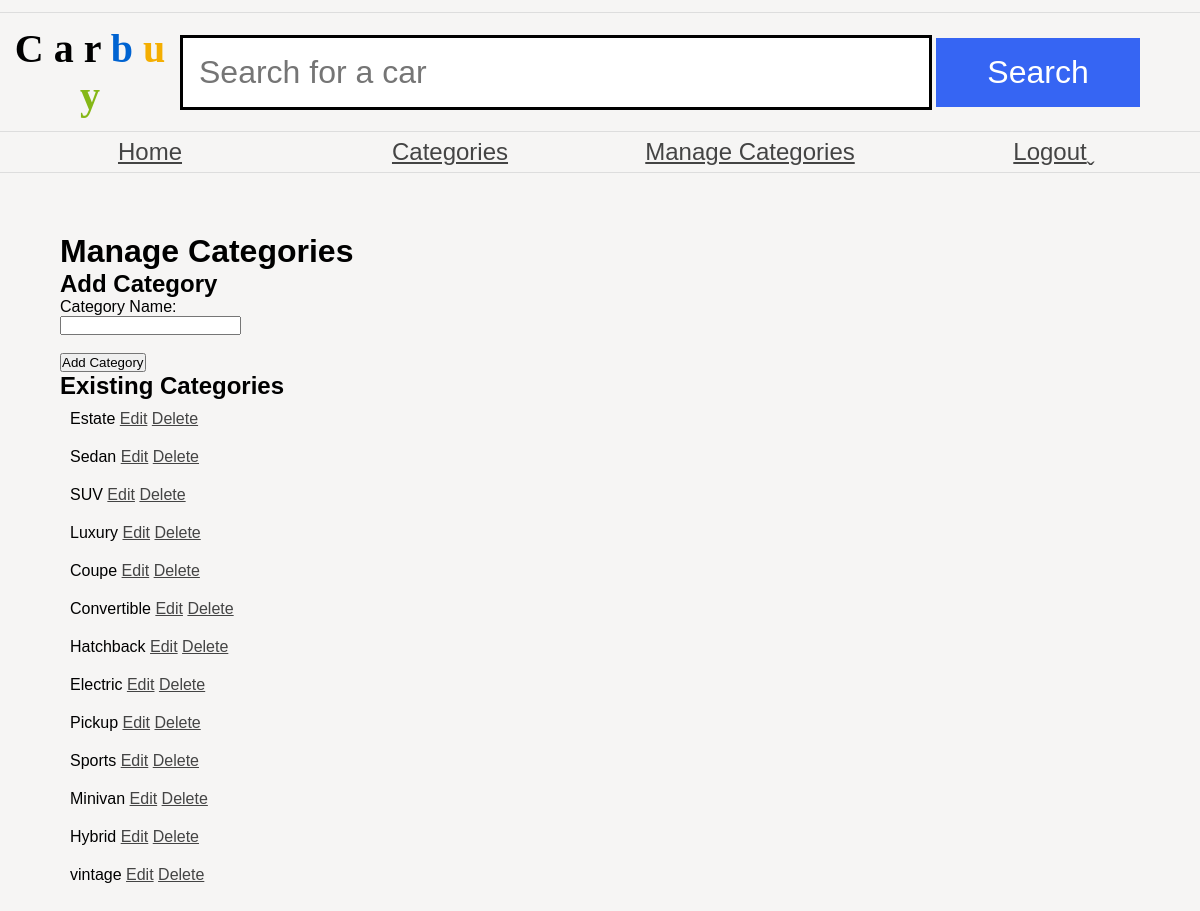
The app's page /adminCategories.php (signed in) with its own data.
### tables this page shows
CREATE TABLE `category` (
  `id` int NOT NULL AUTO_INCREMENT,
  `name` varchar(50) NOT NULL,
  PRIMARY KEY (`id`)
);

### public/adminCategories.php (the view, shortened to what this page needs)
<?php
try {
    $pdo = new PDO("mysql:host=db;dbname=assignment1", "user", "password");
    $pdo->setAttribute(PDO::ATTR_ERRMODE, PDO::ERRMODE_EXCEPTION);
} catch (PDOException $e) {
    die("Connection failed: " . $e->getMessage());
}
$editCategory = null;
$stmt = $pdo->query("SELECT * FROM category");
$categories = $stmt->fetchAll(PDO::FETCH_ASSOC);
include 'header.php';
?>
<main>
    <h1>Manage Categories</h1>
    <h2><?php echo $editCategory ? 'Edit Category' : 'Add Category'; ?></h2>
    <form method="POST" action="">
        <label for="name">Category Name:</label><br>
        <input type="text" id="name" name="name" value="<?php echo $editCategory ? htmlspecialchars($editCategory['name']) : ''; ?>" required><br><br>
        <input type="submit" name="<?php echo $editCategory ? 'edit' : 'add'; ?>" value="<?php echo $editCategory ? 'Update Category' : 'Add Category'; ?>">
    </form>
    <h2>Existing Categories</h2>
    <?php if (empty($categories)): ?>
        <p>No categories found.</p>
    <?php else: ?>
        <ul>
            <?php foreach ($categories as $category): ?>
                <li>
                    <?php echo htmlspecialchars($category['name']); ?>
                    <a href="adminCategories.php?edit=<?php echo $category['id']; ?>">Edit</a>
                    <a href="adminCategories.php?delete=<?php echo $category['id']; ?>" onclick="return confirm('Are you sure?');">Delete</a>
                </li>
            <?php endforeach; ?>
        </ul>
    <?php endif; ?>
</main>

### public/css/style.css (style rules this page uses)
* { margin: 0; padding: 0; }
body { font-family: 'Oxygen-Regular', sans-serif; background-color: #f6f5f4; max-width: 100vw; overflow-x: hidden; }
main { padding: 30px; margin: 30px; }
main ul { list-style:none; }
main ul li { padding: 10px; }
a, a:visited { color: #444; }
form { display: block; }

### records on screen
category: name "Estate"
category: name "Sedan"
category: name "SUV"
category: name "Luxury"
category: name "Coupe"
category: name "Convertible"
category: name "Hatchback"
category: name "Electric"
category: name "Pickup"
category: name "Sports"
category: name "Minivan"
category: name "Hybrid"
category: name "vintage"
